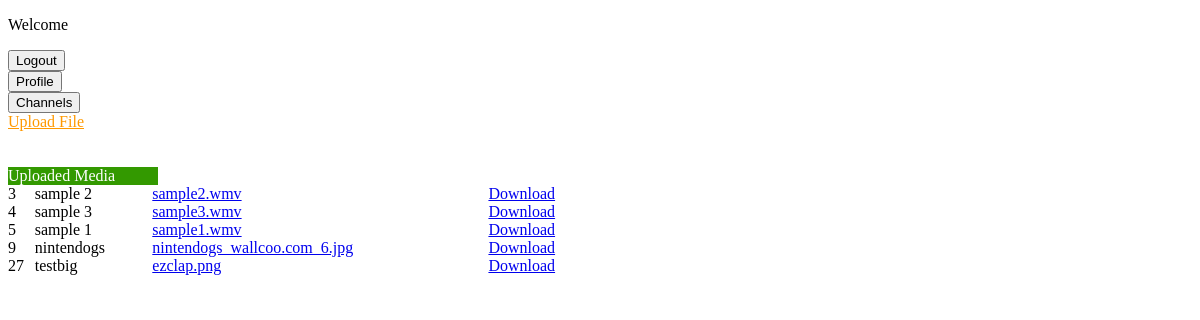
Page /browse.php on the earlier database version.
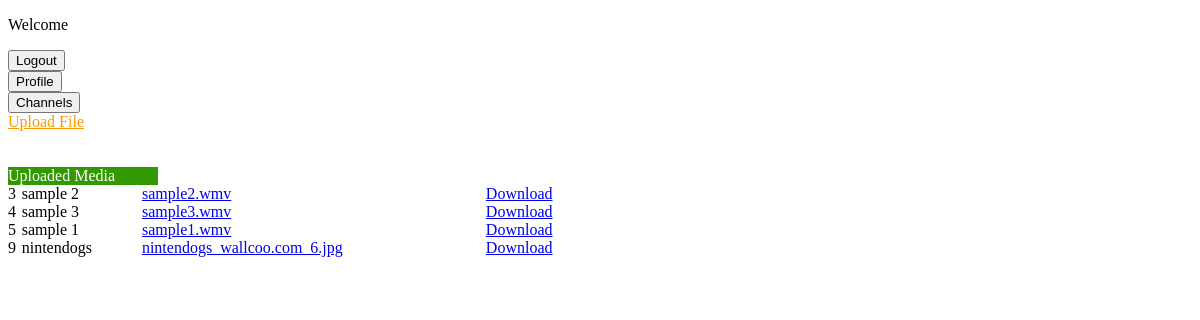
Same page on the later database version.
### tables this page shows
CREATE TABLE IF NOT EXISTS `media` (
  `mediaid` int NOT NULL AUTO_INCREMENT,
  `filename` varchar(64) NOT NULL,
  `filepath` varchar(256) NOT NULL,
  `type` varchar(30) DEFAULT '0',
  `lastaccesstime` timestamp NULL DEFAULT CURRENT_TIMESTAMP,
  PRIMARY KEY (`mediaid`)
);

CREATE TABLE IF NOT EXISTS `mediainfo` (
  `mediainfoid` int NOT NULL,
  `title` varchar(50) NOT NULL,
  `description` varchar(5000) NOT NULL,
  PRIMARY KEY (`mediainfoid`)
);

### config.php (called while the page is built)
<?php
$dbhost = "mysql1.cs.clemson.edu";
$dbuser = "MTbPrjct_tuzj";
$dbpass = "metube123";
$database = "MeTubeProject_zfvm";
?>

### mysqlClass.inc.php (called while the page is built, shortened)
<?php
class mysql_db {
	function mysql_db($dbhost, $dbuser, $dbpass, $database) {
		$this->server = $dbhost;
		$this->user = $dbuser;
		$this->password = $dbpass;
		$this->dbname = $database;
		$this->db_connect_id = @mysqli_connect($this->server, $this->user, $this->password, $this->dbname);
	}
}
include_once ("config.php");
$db = new mysql_db($dbhost, $dbuser, $dbpass, $database);
?>

### browse.php (the view, shortened to what this page needs)
<!DOCTYPE html PUBLIC "-//W3C//DTD XHTML 1.0 Transitional//EN" "http://www.w3.org/TR/xhtml1/DTD/xhtml1-transitional.dtd">
<?php
	include_once "function.php";
?>
<html xmlns="http://www.w3.org/1999/xhtml">
<head>
<link rel="stylesheet" type="text/css" href="css/default.css" />
</head>
<body>
<p>Welcome <?php echo $_SESSION['username'];?></p>
<form action="logout.php">
		<input type="submit" value="Logout">
</form>
<form action="profile.php">
		<input type="submit" value="Profile">
</form>
<form action="channel.php">
		<input type="submit" value="Channels">
</form>
<a href='media_upload.php'  style="color:#FF9900;">Upload File</a>
<br/><br/>
<?php
	$query = "SELECT * from media";
	$result = mysqli_query($db->db_connect_id, $query );
	$queryi = "SELECT * from mediainfo";
	$infores = mysqli_query($db->db_connect_id,$queryi);
?>
    <div style="background:#339900;color:#FFFFFF; width:150px;">Uploaded Media</div>
	<table width="50%" cellpadding="0" cellspacing="0">
		<?php
			while ($result_row = mysqli_fetch_row($result))
			{ $resi_row = mysqli_fetch_row($infores);
		?>
        <tr valign="top">
			<td>
					<?php
						echo $result_row[0];
					?>
			</td>
			<td>
				<?php
					echo $resi_row[1];
				?>
			</td>
            <td>
            	<a href="media.php?id=<?php echo $result_row[0];?>" target="_blank"><?php echo $result_row[1];?></a>
            </td>
            <td>
            	<a href="<?php echo $result_row[2].$result_row[1];?>" target="_blank" onclick="javascript:saveDownload(<?php echo $result_row[0];?>);">Download</a>
            </td>
		</tr>
        <?php
			}
		?>
	</table>
</body>
</html>

Differences in the rows shown:
removed media: mediaid "27", mediainfo.title "testbig", filename "ezclap.png"
